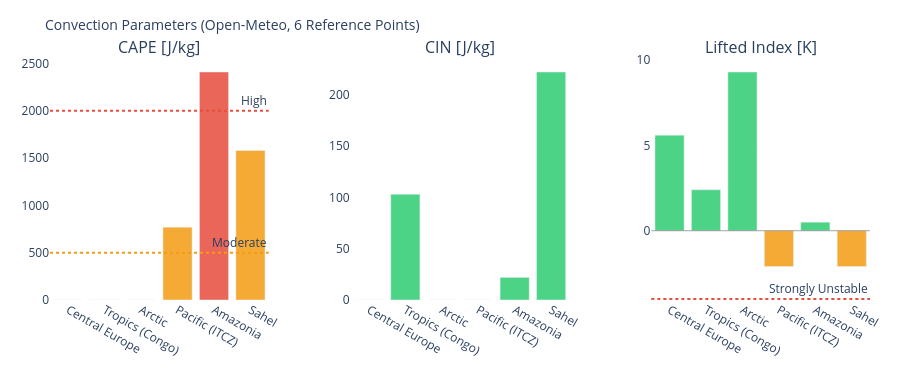

The code cell stored with this chart in its notebook:
### Markdown cell above
---
## 3. Visualizations

### Code cell
# ============================================================
# CAPE / CIN / LIFTED INDEX – Convection potential
# ============================================================

if not df_atm.empty:
    fig = make_subplots(
        rows=1, cols=3,
        subplot_titles=['CAPE [J/kg]', 'CIN [J/kg]', 'Lifted Index [K]'],
        horizontal_spacing=0.1
    )
    pts = df_atm['point'].tolist()
    pt_colors = ['#E85D24','#185FA5','#888780','#378ADD','#639922','#F2A623']

    # CAPE – höher = mehr Gewitterpotential
    cape_vals = df_atm['cape'].fillna(0).tolist()
    cape_colors = ['#e74c3c' if v > 2000 else '#f39c12' if v > 500 else '#2ecc71'
                   for v in cape_vals]
    fig.add_trace(go.Bar(x=pts, y=cape_vals, marker_color=cape_colors,
                         opacity=0.85, showlegend=False), row=1, col=1)
    fig.add_hline(y=2000, line_dash='dot', line_color='#e74c3c',
                  annotation_text='High', row=1, col=1)
    fig.add_hline(y=500,  line_dash='dot', line_color='#f39c12',
                  annotation_text='Moderate', row=1, col=1)

    # CIN – negativer = stärker gedeckelt (weniger Auslöse)
    cin_vals = df_atm['cin'].fillna(0).tolist()
    cin_colors = ['#e74c3c' if v < -200 else '#f39c12' if v < -50 else '#2ecc71'
                  for v in cin_vals]
    fig.add_trace(go.Bar(x=pts, y=cin_vals, marker_color=cin_colors,
                         opacity=0.85, showlegend=False), row=1, col=2)

    # Lifted Index – negativ = instabil
    li_vals = df_atm['li'].fillna(0).tolist()
    li_colors = ['#e74c3c' if v < -4 else '#f39c12' if v < 0 else '#2ecc71'
                 for v in li_vals]
    fig.add_trace(go.Bar(x=pts, y=li_vals, marker_color=li_colors,
                         opacity=0.85, showlegend=False), row=1, col=3)
    fig.add_hline(y=0, line_color='gray', line_width=0.7, row=1, col=3)
    fig.add_hline(y=-4, line_dash='dot', line_color='#e74c3c',
                  annotation_text='Strongly Unstable', row=1, col=3)

    fig.update_layout(
        title=dict(text='Convection Parameters (Open-Meteo, 6 Reference Points)', font=dict(size=14)),
        height=380, plot_bgcolor='rgba(0,0,0,0)', paper_bgcolor='rgba(0,0,0,0)',
        margin=dict(l=50, r=30, t=60, b=80)
    )
    fig.update_xaxes(tickangle=30)
    fig.show()

### Figure 1 — Plotly figure (JSON) as saved in the notebook; plotly's stock layout.template omitted (floating-point values rounded to 4 significant figures)
{"data": [{"marker": {"color": ["#2ecc71", "#2ecc71", "#2ecc71", "#f39c12", "#e74c3c", "#f39c12"]}, "opacity": 0.85, "showlegend": false, "type": "bar", "x": ["Central Europe", "Tropics (Congo)", "Arctic", "Pacific (ITCZ)", "Amazonia", "Sahel"], "xaxis": "x", "y": [0.0, 0.0, 0.0, 770.0, 2410.0, 1580.0], "yaxis": "y"}, {"marker": {"color": ["#2ecc71", "#2ecc71", "#2ecc71", "#2ecc71", "#2ecc71", "#2ecc71"]}, "opacity": 0.85, "showlegend": false, "type": "bar", "x": ["Central Europe", "Tropics (Congo)", "Arctic", "Pacific (ITCZ)", "Amazonia", "Sahel"], "xaxis": "x2", "y": [0.0, 103.0, 0.0, 0.0, 22.0, 222.0], "yaxis": "y2"}, {"marker": {"color": ["#2ecc71", "#2ecc71", "#2ecc71", "#f39c12", "#2ecc71", "#f39c12"]}, "opacity": 0.85, "showlegend": false, "type": "bar", "x": ["Central Europe", "Tropics (Congo)", "Arctic", "Pacific (ITCZ)", "Amazonia", "Sahel"], "xaxis": "x3", "y": [5.6, 2.4, 9.3, -2.1, 0.5, -2.1], "yaxis": "y3"}], "layout": {"annotations": [{"font": {"size": 16}, "showarrow": false, "text": "CAPE [J/kg]", "x": 0.1333, "xanchor": "center", "xref": "paper", "y": 1.0, "yanchor": "bottom", "yref": "paper"}, {"font": {"size": 16}, "showarrow": false, "text": "CIN [J/kg]", "x": 0.5, "xanchor": "center", "xref": "paper", "y": 1.0, "yanchor": "bottom", "yref": "paper"}, {"font": {"size": 16}, "showarrow": false, "text": "Lifted Index [K]", "x": 0.8667, "xanchor": "center", "xref": "paper", "y": 1.0, "yanchor": "bottom", "yref": "paper"}, {"showarrow": false, "text": "High", "x": 1, "xanchor": "right", "xref": "x domain", "y": 2000, "yanchor": "bottom", "yref": "y"}, {"showarrow": false, "text": "Moderate", "x": 1, "xanchor": "right", "xref": "x domain", "y": 500, "yanchor": "bottom", "yref": "y"}, {"showarrow": false, "text": "Strongly Unstable", "x": 1, "xanchor": "right", "xref": "x3 domain", "y": -4, "yanchor": "bottom", "yref": "y3"}], "height": 380, "margin": {"b": 80, "l": 50, "r": 30, "t": 60}, "paper_bgcolor": "rgba(0,0,0,0)", "plot_bgcolor": "rgba(0,0,0,0)", "shapes": [{"line": {"color": "#e74c3c", "dash": "dot"}, "type": "line", "x0": 0, "x1": 1, "xref": "x domain", "y0": 2000, "y1": 2000, "yref": "y"}, {"line": {"color": "#f39c12", "dash": "dot"}, "type": "line", "x0": 0, "x1": 1, "xref": "x domain", "y0": 500, "y1": 500, "yref": "y"}, {"line": {"color": "gray", "width": 0.7}, "type": "line", "x0": 0, "x1": 1, "xref": "x3 domain", "y0": 0, "y1": 0, "yref": "y3"}, {"line": {"color": "#e74c3c", "dash": "dot"}, "type": "line", "x0": 0, "x1": 1, "xref": "x3 domain", "y0": -4, "y1": -4, "yref": "y3"}], "title": {"font": {"size": 14}, "text": "Convection Parameters (Open-Meteo, 6 Reference Points)"}, "xaxis": {"anchor": "y", "domain": [0.0, 0.2667], "tickangle": 30}, "xaxis2": {"anchor": "y2", "domain": [0.3667, 0.6333], "tickangle": 30}, "xaxis3": {"anchor": "y3", "domain": [0.7333, 1.0], "tickangle": 30}, "yaxis": {"anchor": "x", "domain": [0.0, 1.0]}, "yaxis2": {"anchor": "x2", "domain": [0.0, 1.0]}, "yaxis3": {"anchor": "x3", "domain": [0.0, 1.0]}}}
